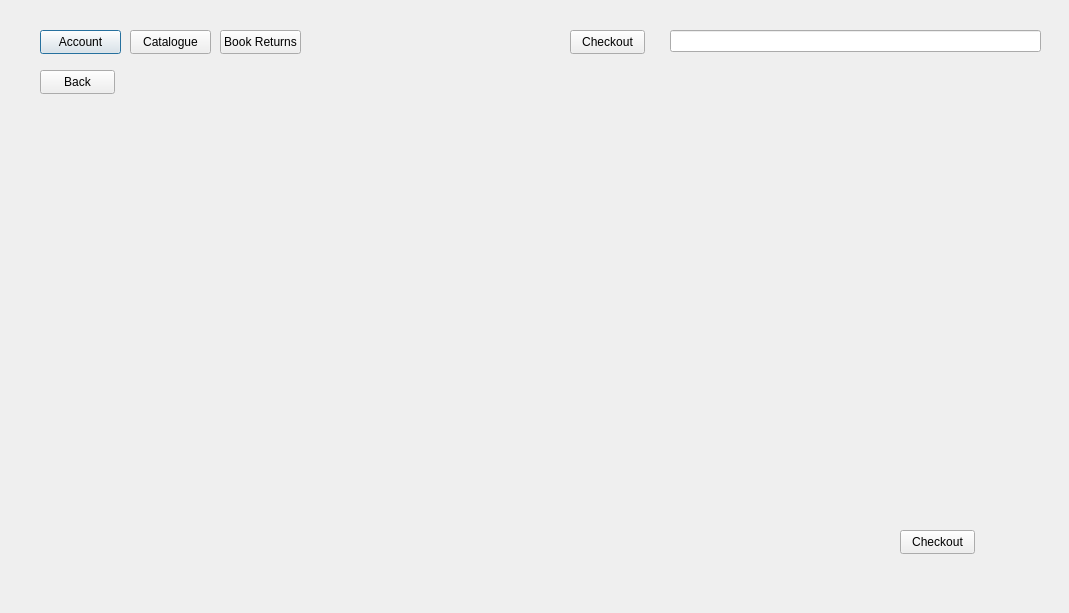
<?xml version="1.0" encoding="UTF-8"?>
<ui version="4.0">
 <class>Checkout</class>
 <widget class="QDialog" name="Checkout">
  <property name="geometry">
   <rect>
    <x>0</x>
    <y>0</y>
    <width>1069</width>
    <height>613</height>
   </rect>
  </property>
  <property name="windowTitle">
   <string>Dialog</string>
  </property>
  <widget class="QPushButton" name="pushButton">
   <property name="geometry">
    <rect>
     <x>40</x>
     <y>30</y>
     <width>81</width>
     <height>24</height>
    </rect>
   </property>
   <property name="text">
    <string>Account</string>
   </property>
  </widget>
  <widget class="QPushButton" name="pushButton_2">
   <property name="geometry">
    <rect>
     <x>130</x>
     <y>30</y>
     <width>81</width>
     <height>24</height>
    </rect>
   </property>
   <property name="text">
    <string>Catalogue</string>
   </property>
  </widget>
  <widget class="QLineEdit" name="lineEdit">
   <property name="geometry">
    <rect>
     <x>670</x>
     <y>30</y>
     <width>371</width>
     <height>22</height>
    </rect>
   </property>
  </widget>
  <widget class="QPushButton" name="pushButton_3">
   <property name="geometry">
    <rect>
     <x>220</x>
     <y>30</y>
     <width>81</width>
     <height>24</height>
    </rect>
   </property>
   <property name="text">
    <string>Book Returns</string>
   </property>
  </widget>
  <widget class="QPushButton" name="pushButton_7">
   <property name="geometry">
    <rect>
     <x>570</x>
     <y>30</y>
     <width>75</width>
     <height>24</height>
    </rect>
   </property>
   <property name="text">
    <string>Checkout</string>
   </property>
  </widget>
  <widget class="QPushButton" name="pushButton_6">
   <property name="geometry">
    <rect>
     <x>40</x>
     <y>70</y>
     <width>75</width>
     <height>24</height>
    </rect>
   </property>
   <property name="text">
    <string>Back</string>
   </property>
  </widget>
  <widget class="QPushButton" name="pushButton_4">
   <property name="geometry">
    <rect>
     <x>900</x>
     <y>530</y>
     <width>75</width>
     <height>24</height>
    </rect>
   </property>
   <property name="text">
    <string>Checkout</string>
   </property>
  </widget>
 </widget>
 <resources/>
 <connections/>
</ui>
